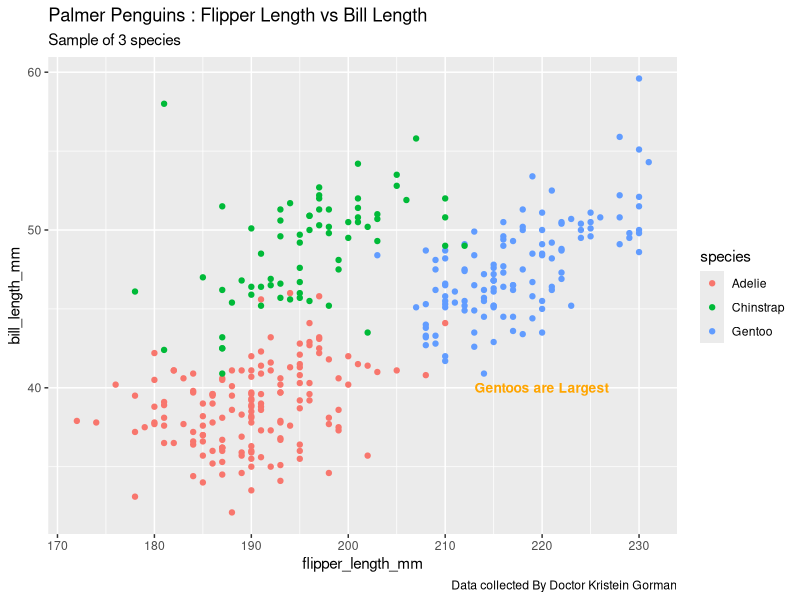

Recreate this plot in R.
library(tidyverse)
library(palmerpenguins)
library(ggplot2)

data("penguins")

view(penguins)

ggplot(data = penguins) + geom_point(mapping = aes(x=flipper_length_mm,y=bill_length_mm,color=species))+
  labs(title = "Palmer Penguins : Flipper Length vs Bill Length",subtitle = "Sample of 3 species",caption = "Data collected By Doctor Kristein Gorman")+
  annotate("text",x=220,y=40,label="Gentoos are Largest",color="orange",fontface="bold",size=3.5)
